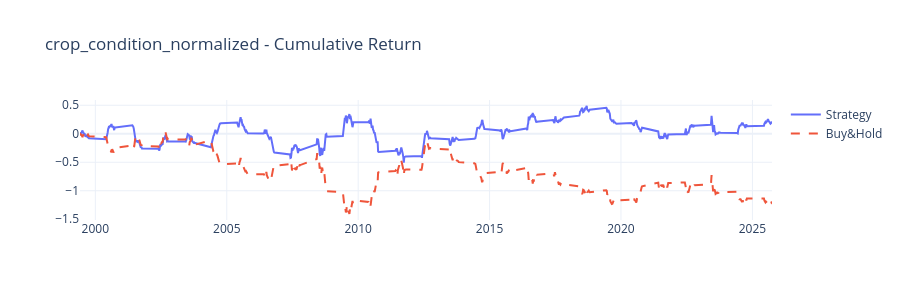
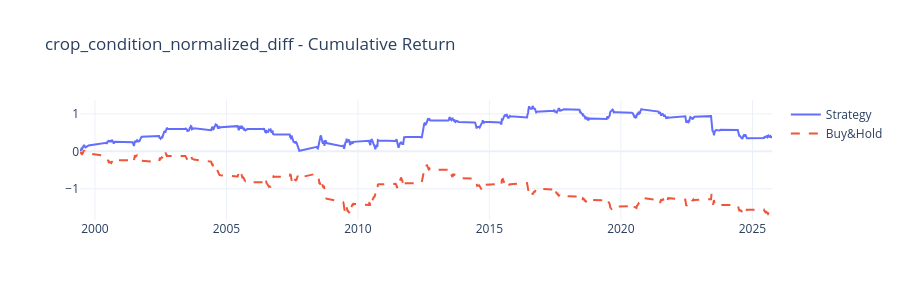

Here is the notebook cell these charts were saved with, in order:
### Code cell
def simulate_pnl(df, signal_col, return_col='fwd_5d_ret', holding_period=5):
    data = df[['signal_date', signal_col, return_col]].dropna().sort_values('signal_date').copy()
    data['position'] = np.sign(data[signal_col])
    data['strategy_ret'] = data['position'] * data[return_col]
    data['cum_strategy'] = (1 + data['strategy_ret']).cumprod()
    data['cum_buy_hold'] = (1 + data[return_col]).cumprod()
    total = (1 + data['strategy_ret']).prod() - 1
    n_obs = len(data)
    ann_ret = (1+total)**(52/n_obs) - 1 if n_obs>0 else np.nan
    sharpe = data['strategy_ret'].mean()/data['strategy_ret'].std()*np.sqrt(52) if data['strategy_ret'].std()>0 else np.nan
    dd = (data['cum_strategy']/data['cum_strategy'].cummax()-1).min()
    return data, {'ann_ret':ann_ret,'sharpe':sharpe,'max_dd':dd,'n_trades':n_obs}
def simulate_pnl_sum(df, signal_col, return_col="fwd_5d_ret", holding_period=5):
    """Cumulative sum return (non-compounding)."""
    data = df[["signal_date", signal_col, return_col]].dropna().sort_values("signal_date").copy()
    ic = data[signal_col].corr(data[return_col])
    direction = 1 if ic >= 0 else -1
    data["position"] = direction * np.sign(data[signal_col])
    data["strategy_ret"] = data["position"] * data[return_col]
    data["cum_strategy"] = data["strategy_ret"].cumsum()
    data["cum_buy_hold"] = data[return_col].cumsum()
    n_obs = len(data)
    ann_ret = data["strategy_ret"].mean() * 52 if n_obs > 0 else np.nan
    sharpe = data["strategy_ret"].mean()/data["strategy_ret"].std()*np.sqrt(52) if data["strategy_ret"].std()>0 else np.nan
    dd = (data["cum_strategy"] - data["cum_strategy"].cummax()).min()
    return data, {"ann_ret": ann_ret, "sharpe": sharpe, "max_dd": dd, "n_trades": n_obs, "direction": direction, "IC": ic}
    


for cmd in COMMODITIES:
    m = master[cmd]
    print(f'\n{"="*70}\n{COMMODITIES[cmd]["name"]} - PnL Simulation\n{"="*70}')
    available = [s for s in KEY_SIGNALS if s in m.columns]
    pnl_summary = []
    for sig in available:
        result, stats = simulate_pnl_sum(m, sig)
        pnl_summary.append({'signal':sig,**stats})
        fig = go.Figure()
        fig.add_trace(go.Scatter(x=result['signal_date'],y=result['cum_strategy'],name='Strategy'))
        fig.add_trace(go.Scatter(x=result['signal_date'],y=result['cum_buy_hold'],name='Buy&Hold',line=dict(dash='dash')))
        fig.update_layout(title=f'{sig} - Cumulative Return',template='plotly_white',height=300)
        fig.show()
    psdf = pd.DataFrame(pnl_summary).sort_values('sharpe',ascending=False)
    print('\nPnL Summary:')
    display(psdf.style.format({'ann_ret':'{:.2%}','sharpe':'{:.2f}','max_dd':'{:.2%}'}))

### Figure 1 — Plotly figure (JSON) as saved in the notebook; plotly's stock layout.template omitted (floating-point values rounded to 4 significant figures; data arrays with more than 128 entries replaced by an {"elided": "..."} marker saying what was removed)
{"data": [{"name": "Strategy", "type": "scatter", "x": {"elided": "562 str values"}, "y": {"elided": "562 float values"}}, {"line": {"dash": "dash"}, "name": "Buy&Hold", "type": "scatter", "x": {"elided": "562 str values"}, "y": {"elided": "562 float values"}}], "layout": {"height": 300, "title": {"text": "crop_condition_normalized - Cumulative Return"}}}

### Figure 2 — Plotly figure (JSON) as saved in the notebook; plotly's stock layout.template omitted (floating-point values rounded to 4 significant figures; data arrays with more than 128 entries replaced by an {"elided": "..."} marker saying what was removed)
{"data": [{"name": "Strategy", "type": "scatter", "x": {"elided": "535 str values"}, "y": {"elided": "535 float values"}}, {"line": {"dash": "dash"}, "name": "Buy&Hold", "type": "scatter", "x": {"elided": "535 str values"}, "y": {"elided": "535 float values"}}], "layout": {"height": 300, "title": {"text": "crop_condition_normalized_diff - Cumulative Return"}}}
